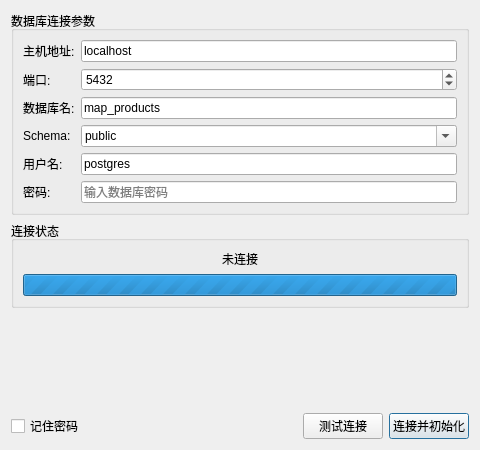
<?xml version="1.0" encoding="UTF-8"?>
<ui version="4.0">
 <class>DbConfigDialog</class>
 <widget class="QDialog" name="DbConfigDialog">
  <property name="geometry">
   <rect>
    <x>0</x>
    <y>0</y>
    <width>480</width>
    <height>450</height>
   </rect>
  </property>
  <property name="windowTitle">
   <string>数据库连接配置</string>
  </property>
  <layout class="QVBoxLayout" name="mainLayout">
   <item>
    <widget class="QGroupBox" name="connGroup">
     <property name="title">
      <string>数据库连接参数</string>
     </property>
     <layout class="QFormLayout" name="connLayout">
      <item row="0" column="0">
       <widget class="QLabel" name="hostLabel">
        <property name="text">
         <string>主机地址:</string>
        </property>
       </widget>
      </item>
      <item row="0" column="1">
       <widget class="QLineEdit" name="mHostEdit">
        <property name="text">
         <string>localhost</string>
        </property>
        <property name="placeholderText">
         <string>PostgreSQL服务器IP或域名</string>
        </property>
       </widget>
      </item>
      <item row="1" column="0">
       <widget class="QLabel" name="portLabel">
        <property name="text">
         <string>端口:</string>
        </property>
       </widget>
      </item>
      <item row="1" column="1">
       <widget class="QSpinBox" name="mPortSpin">
        <property name="minimum">
         <number>1</number>
        </property>
        <property name="maximum">
         <number>65535</number>
        </property>
        <property name="value">
         <number>5432</number>
        </property>
       </widget>
      </item>
      <item row="2" column="0">
       <widget class="QLabel" name="dbNameLabel">
        <property name="text">
         <string>数据库名:</string>
        </property>
       </widget>
      </item>
      <item row="2" column="1">
       <widget class="QLineEdit" name="mDbNameEdit">
        <property name="text">
         <string>map_products</string>
        </property>
        <property name="placeholderText">
         <string>已启用PostGIS的数据库名称</string>
        </property>
       </widget>
      </item>
      <item row="3" column="0">
       <widget class="QLabel" name="schemaLabel">
        <property name="text">
         <string>Schema:</string>
        </property>
       </widget>
      </item>
      <item row="3" column="1">
       <widget class="QComboBox" name="mSchemaCombo">
        <property name="editable">
         <bool>true</bool>
        </property>
        <item>
         <property name="text">
          <string>public</string>
         </property>
        </item>
        <item>
         <property name="text">
          <string>map_products</string>
         </property>
        </item>
       </widget>
      </item>
      <item row="4" column="0">
       <widget class="QLabel" name="userLabel">
        <property name="text">
         <string>用户名:</string>
        </property>
       </widget>
      </item>
      <item row="4" column="1">
       <widget class="QLineEdit" name="mUserEdit">
        <property name="text">
         <string>postgres</string>
        </property>
        <property name="placeholderText">
         <string>数据库登录用户名</string>
        </property>
       </widget>
      </item>
      <item row="5" column="0">
       <widget class="QLabel" name="passwordLabel">
        <property name="text">
         <string>密码:</string>
        </property>
       </widget>
      </item>
      <item row="5" column="1">
       <widget class="QLineEdit" name="mPasswordEdit">
        <property name="echoMode">
         <enum>QLineEdit::Password</enum>
        </property>
        <property name="placeholderText">
         <string>输入数据库密码</string>
        </property>
       </widget>
      </item>
     </layout>
    </widget>
   </item>
   <item>
    <widget class="QGroupBox" name="statusGroup">
     <property name="title">
      <string>连接状态</string>
     </property>
     <layout class="QVBoxLayout" name="statusLayout">
      <item>
       <widget class="QLabel" name="mStatusLabel">
        <property name="text">
         <string>未连接</string>
        </property>
        <property name="alignment">
         <set>Qt::AlignCenter</set>
        </property>
       </widget>
      </item>
      <item>
       <widget class="QProgressBar" name="mProgressBar">
        <property name="visible">
         <bool>false</bool>
        </property>
        <property name="maximum">
         <number>0</number>
        </property>
        <property name="value">
         <number>0</number>
        </property>
        <property name="textVisible">
         <bool>false</bool>
        </property>
       </widget>
      </item>
     </layout>
    </widget>
   </item>
   <item>
    <spacer name="verticalSpacer">
     <property name="orientation">
      <enum>Qt::Vertical</enum>
     </property>
     <property name="sizeHint" stdset="0">
      <size>
       <width>20</width>
       <height>20</height>
      </size>
     </property>
    </spacer>
   </item>
   <item>
    <layout class="QHBoxLayout" name="btnLayout">
     <item>
      <widget class="QCheckBox" name="mSavePwdCheck">
       <property name="text">
        <string>记住密码</string>
       </property>
      </widget>
     </item>
     <item>
      <spacer name="horizontalSpacer">
       <property name="orientation">
        <enum>Qt::Horizontal</enum>
       </property>
       <property name="sizeHint" stdset="0">
        <size>
         <width>40</width>
         <height>20</height>
        </size>
       </property>
      </spacer>
     </item>
     <item>
      <widget class="QPushButton" name="mTestBtn">
       <property name="toolTip">
        <string>测试数据库连接是否可用（不会初始化Schema）</string>
       </property>
       <property name="text">
        <string>测试连接</string>
       </property>
      </widget>
     </item>
     <item>
      <widget class="QPushButton" name="mConnectBtn">
       <property name="toolTip">
        <string>连接数据库并自动初始化表结构</string>
       </property>
       <property name="text">
        <string>连接并初始化</string>
       </property>
       <property name="default">
        <bool>true</bool>
       </property>
      </widget>
     </item>
    </layout>
   </item>
  </layout>
 </widget>
 <resources/>
 <connections/>
</ui>
